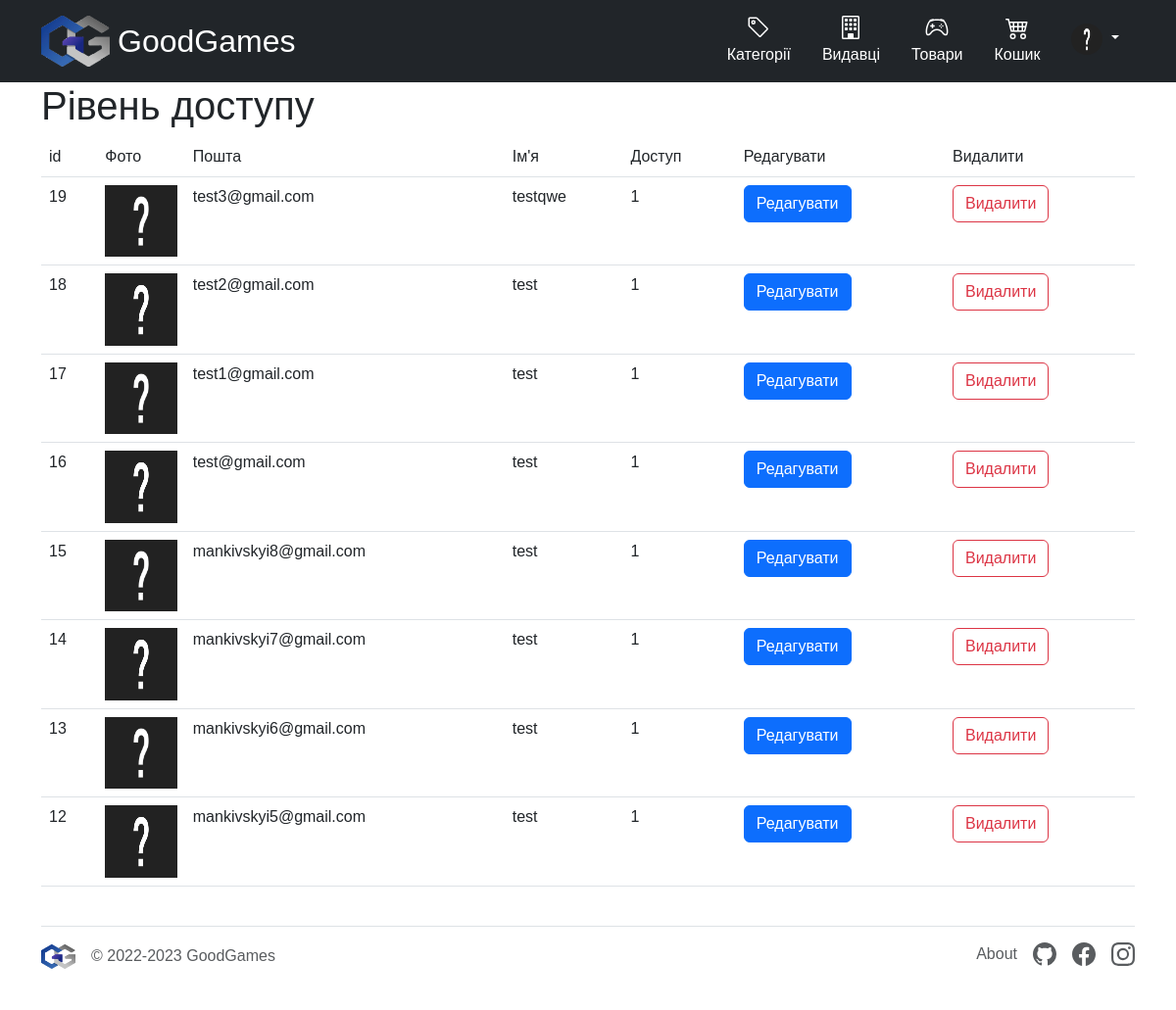
The page /user/access (signed in) on the database its author committed.
### tables this page shows
CREATE TABLE `user` (
  `id` int NOT NULL,
  `login` varchar(255) NOT NULL,
  `password` varchar(255) NOT NULL,
  `name` varchar(255) NOT NULL,
  `access_level` int NOT NULL DEFAULT '1',
  `photo` varchar(255) DEFAULT NULL
);

### core/Template.php (called while the page is built, shortened)
<?php
class Template
{
    protected $path;
    public function __construct($path)
    {
        $this->path = $path;
    }
    public function getHTML()
    {
        include($this->path);
        $html = ob_get_contents();
        return $html;
    }
}

### core/Controller.php (called while the page is built, shortened)
<?php
class Controller
{
    protected $viewPath;
    public function __construct()
    {
        $this->moduleName = \core\Core::getInstance()->app['moduleName'];
        $this->actionName = \core\Core::getInstance()->app['actionName'];
        $this->viewPath = "views/$this->moduleName/$this->actionName.php";
    }
    public function render($viewPath = null, $params = null)
    {
        if (empty($viewPath))
            $viewPath = $this->viewPath;
        $tpl = new Template($viewPath);
        if (!empty($params))
            $tpl->setParams($params);
        return $tpl->getHTML();
    }
}

### controllers/UserController.php (called while the page is built, shortened)
<?php
class UserController extends Controller
{
    public function accessAction()
    {
        $users = User::getAllUsers();
        $users = Utils::deleteItemFromArray($users, User::getCurrentAuthentificatedUser());
        $users = Utils::sortByDate($users);
        return $this->render(
            null,
            [
                'users' => $users
            ]
        );
    }
}

### index.php (called while the page is built, shortened)
<?php
spl_autoload_register(function ($className) {
    $path = $className . '.php';
});
$core = core\Core::getInstance();
$core->Initialize();
$core->Run();

### core/DB.php (called while the page is built, shortened)
<?php
class DB
{
    protected $pdo;
    public function __construct($hostname, $login, $password, $database)
    {
        $this->pdo = new \PDO("mysql:host=$hostname;dbname=$database", $login, $password);
    }
    public function select($tableName, $fieldList = "*", $conditionArray = null)
    {
        if (is_string($fieldList))
            $fieldListString = $fieldList;
        $wherePartString = "";
        $res = $this->pdo->prepare("SELECT $fieldListString FROM $tableName $wherePartString");
        $res->execute($conditionArray);
        return $res->fetchAll(\PDO::FETCH_ASSOC);
    }
}

### models/User.php (called while the page is built, shortened)
<?php
class User
{
    protected static $tableName = 'user';
    public static function getCurrentAuthentificatedUser()
    {
        return $_SESSION['user'] ?? null;
    }
    public static function getAllUsers()
    {
        return Core::getInstance()->db->select(
            self::$tableName,
            '*'
        );
    }
}

### core/Utils.php (called while the page is built, shortened)
<?php
class Utils
{
    public static function sortByDate($rows)
    {
        return array_reverse($rows);
    }
    public static function deleteItemFromArray($array, $item)
    {
        $key = array_search($item, $array);
        if ($key !== false) {
            unset($array[$key]);
        }
        return $array;
    }
}

### views/user/access.php (the view, shortened to what this page needs)
<h1>Рівень доступу</h1>
<form method="post" action="">
    <div class="table-responsive">
        <table class="table table-hover">
            <thead>
                <tr>
                    <td>id</td>
                    <td>Фото</td>
                    <td>Пошта</td>
                    <td>Ім'я</td>
                    <td>Доступ</td>
                    <td>Редагувати</td>
                    <td>Видалити</td>
                </tr>
            </thead>
            <?php if (!empty($users)): ?>
                <tbody>
                    <?php foreach ($users as $row): ?>
                        <tr onclick="trHref(event, '/user/index/<?= $row['id'] ?>')" style="cursor:pointer;">
                            <td>
                                <?= $row['id'] ?>
                            </td>
                            <td>
                                <div class="ratio ratio-1x1">
                                    <?php $filePath = 'files/user/' . $row['photo']; ?>
                                    <?php if (is_file($filePath)): ?>
                                        <img src="/<?= $filePath ?>" class="card-img-top" alt="<?= $row['name'] ?>">
                                    <?php else: ?>
                                        <img src="/static/images/default.jpg" class="card-img-top" alt="default">
                                    <?php endif; ?>
                                </div>
                            </td>
                            <td><?= $row['login'] ?></td>
                            <td><?= $row['name'] ?></td>
                            <td>
                                <?= $row['access_level'] ?>
                            </td>
                            <td>
                                <button onclick='event.stopPropagation();' type="button" class="btn btn-primary"
                                    data-bs-toggle="modal" data-bs-target="#Modal<?= $row['id'] ?>" id="modal">
                                    Редагувати
                                </button>
                            </td>
                            <td>
                                <button type="submit" class="btn btn-outline-danger" name="delete" value="<?= $row['id'] ?>">
                                    Видалити
                                </button>
                            </td>
                        </tr>
                    <?php endforeach; ?>
                </tbody>
            <?php endif; ?>
        </table>
    </div>
</form>

### themes/light/css/style.css (style rules this page uses)
body { display: flex; flex-direction: column; min-height: 100vh; font-family: "Motiva Sans", Sans-serif; }

### rows shown on the page
user: id "19", login "test3@gmail.com", name "testqwe", access_level "1"
user: id "18", login "test2@gmail.com", name "test", access_level "1"
user: id "17", login "test1@gmail.com", name "test", access_level "1"
user: id "16", login "test@gmail.com", name "test", access_level "1"
user: id "15", login "mankivskyi8@gmail.com", name "test", access_level "1"
user: id "14", login "mankivskyi7@gmail.com", name "test", access_level "1"
user: id "13", login "mankivskyi6@gmail.com", name "test", access_level "1"
user: id "12", login "mankivskyi5@gmail.com", name "test", access_level "1"
